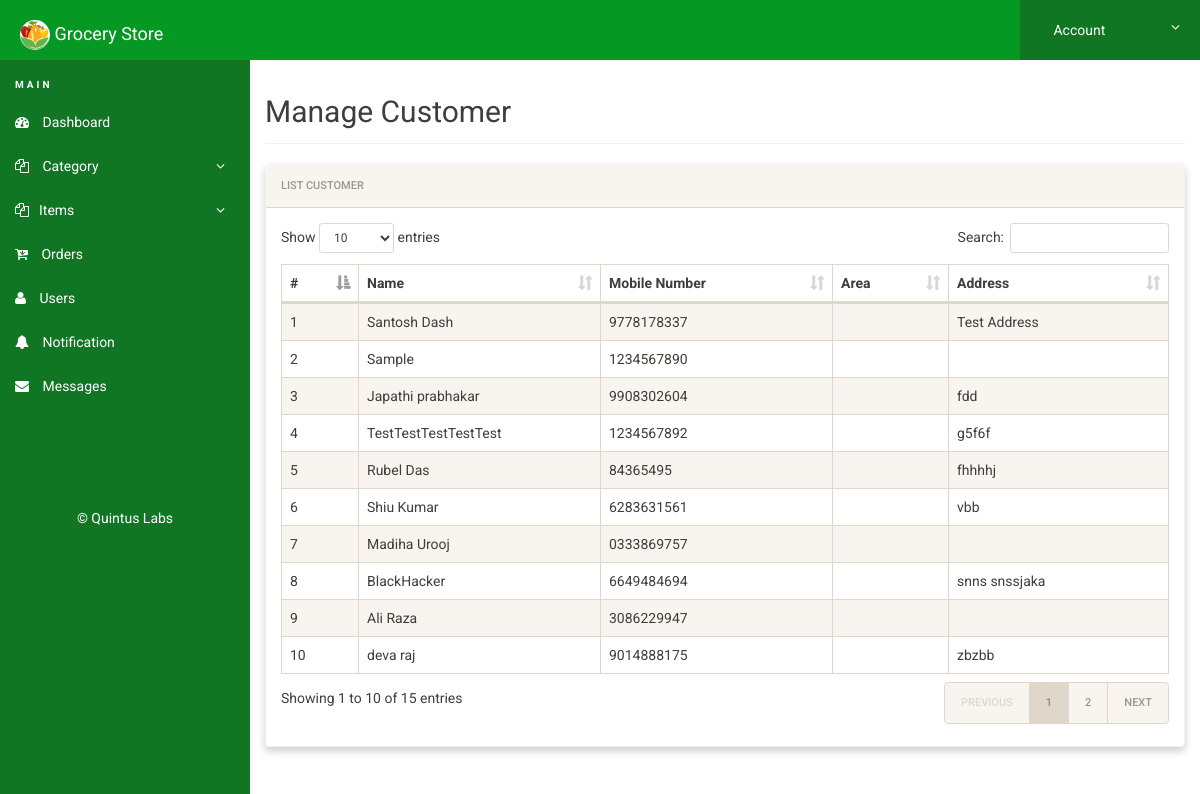
Screenshot of /grocery/admin/manage-user.php (signed in) with the database file from the repository.
### tables this page shows
CREATE TABLE `users` (
  `id` int(11) NOT NULL,
  `fname` varchar(100) DEFAULT NULL,
  `lname` varchar(50) DEFAULT NULL,
  `area` varchar(100) DEFAULT NULL,
  `address` text DEFAULT NULL,
  `state` varchar(100) DEFAULT NULL,
  `city` varchar(100) DEFAULT NULL,
  `zip` varchar(11) DEFAULT NULL,
  `mobile` varchar(30) NOT NULL,
  `email` varchar(100) DEFAULT NULL,
  `password` text NOT NULL
);

### grocery/admin/manage-user.php (the view, shortened to what this page needs)
<?php
include('includes/config.php');
if(strlen($_SESSION['alogin'])==0)
{
header('location:index.php');
}
else{
?>
<!doctype html>
<html lang="en" class="no-js">
  <head>
    <link rel="stylesheet" href="css/font-awesome.min.css">
    <link rel="stylesheet" href="css/bootstrap.min.css">
    <link rel="stylesheet" href="css/dataTables.bootstrap.min.css">
    <link rel="stylesheet" href="css/bootstrap-social.css">
    <link rel="stylesheet" href="css/bootstrap-select.css">
    <link rel="stylesheet" href="css/fileinput.min.css">
    <link rel="stylesheet" href="css/awesome-bootstrap-checkbox.css">
    <link rel="stylesheet" href="css/style.css">
  </head>
  <body>
    <?php include('includes/header.php');?>
    <div class="ts-main-content">
      <?php include('includes/leftbar.php');?>
      <div class="content-wrapper">
        <div class="container-fluid">
          <div class="row">
            <div class="col-md-12">
              <h2 class="page-title">Manage Customer
              </h2>
              <div class="panel panel-default">
                <div class="panel-heading">List Customer
                </div>
                <div class="panel-body">
                  <table id="zctb" class="display table table-striped table-bordered table-hover" cellspacing="0" width="100%">
                    <thead>
                      <tr>
                        <th>#
                        </th>
                        <th>Name
                        </th>
                        <th>Mobile Number
                        </th>
                        <th>Area
                        </th>
                        <th>Address
                        </th>
                      </tr>
                    </thead>
                    <tbody>
                      <?php $sql = "SELECT * from  users ";
$query = $dbh -> prepare($sql);
$query->execute();
$results=$query->fetchAll(PDO::FETCH_OBJ);
$cnt=1;
if($query->rowCount() > 0)
{
foreach($results as $result)
{				?>
                      <tr>
                        <td>
                          <?php echo htmlentities($cnt);?>
                        </td>
                        <td>
                          <?php echo htmlentities($result->fname);?>
                        </td>
                        <td>
                          <?php echo htmlentities($result->mobile);?>
                        </td>
                        <td>
                        </td>
                        <td>
                          <?php echo htmlentities($result->address);?>
                        </td>
                      </tr>
                      <?php $cnt=$cnt+1; }} ?>
                    </tbody>
                  </table>
                </div>
              </div>
            </div>
          </div>
        </div>
      </div>
    </div>
  </body>
</html>
<?php } ?>

### grocery/admin/css/style.css (style rules this page uses)
html { font-size: 14px; }
@media only screen and (min-width: 480px) { html { font-size: 17px; } }
@media only screen and (min-width: 768px) { html { font-size: 14px; } }
body { font-size: 1em; }
.panel { overflow: hidden; }
.page-title { padding-bottom: 15px; margin-bottom: 20px; border-bottom: 1px solid #f0f0f0; }
.ts-main-content .content-wrapper { padding-top: 15px; margin-top: 60px; }
@media only screen and (min-width: 992px) { .ts-main-content .content-wrapper { margin-left: 250px; } }
.panel-default { border-color: #f2f2f2; }
.panel { margin-bottom: 20px; background-color: #ffffff; border-radius: 4px; box-shadow: 0 4px 8px 0 rgba(0,0,0,0.2); }
.panel-heading { padding: 10px 15px; }

### rows the page displays
users: fname "Santosh Dash", mobile "9778178337", address "Test Address"
users: fname "Sample", mobile "1234567890"
users: fname "Japathi prabhakar", mobile "9908302604", address "fdd"
users: fname "TestTestTestTestTest", mobile "1234567892", address "g5f6f"
users: fname "Rubel Das", mobile "84365495", address "fhhhhj"
users: fname "Shiu Kumar", mobile "6283631561", address "vbb"
users: fname "Madiha Urooj", mobile "0333869757"
users: fname "BlackHacker", mobile "6649484694", address "snns snssjaka"
users: fname "Ali Raza", mobile "3086229947"
users: fname "deva raj", mobile "9014888175", address "zbzbb"
